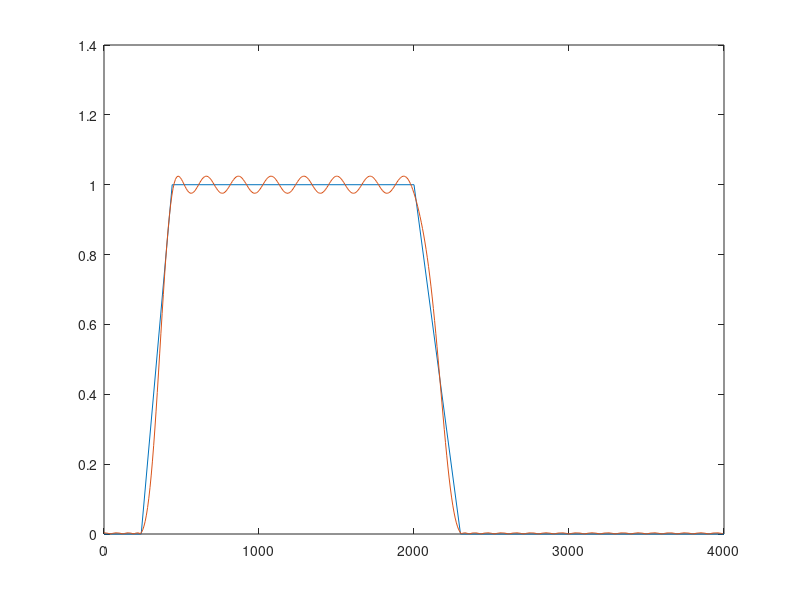
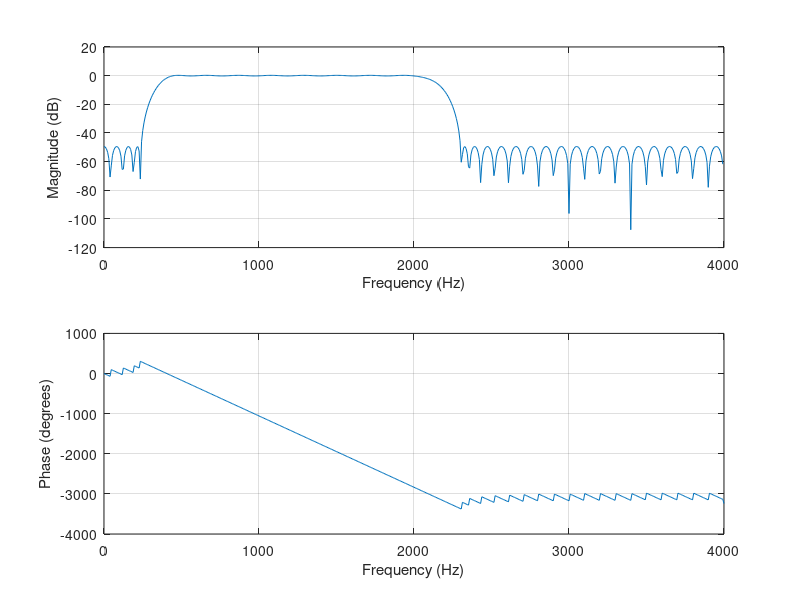

Recreate these plots in MATLAB, in order.
F = [240 440 2000 2300];  %tap frequencies
A = [0 1 0];                    %tap gain, assume its working on
                                    %pairs of entries, with an implicit 0
                                    %at the start and end
pass_ripple = (10^(0.4/20)-1)/(10^(0.4/20)+1); 
stop_ripple = 10^(-50/20);
DEV = [stop_ripple pass_ripple stop_ripple];
Fs = 8000;                          %Fsamp

[m,f,a,W] = firpmord(F,A,DEV,Fs);   %tells us what order and shit it needs to be

b = firpm(m,f,a, W);                %coeffs of the FIR filter
[h,w] = freqz(b,1,512);         %freqz(numerator, denominator, resolution)
plot(f/2 * Fs,a,w/2/pi * Fs,abs(h)) %draws the something....

figure;                             %create new figure window
freqz(b,1,512, Fs);                 %plot magnitude and phase of filter design

tmp = (b(1));
str = ['double b[] = {' num2str(tmp)];
for i=2:length(b)
    tmp = (b(i));
    str = [str, ', ', num2str(tmp)];
end;
str = [str, '}'];
save fir_coeff.txt str -ascii -double   %save coefficient b to txt file